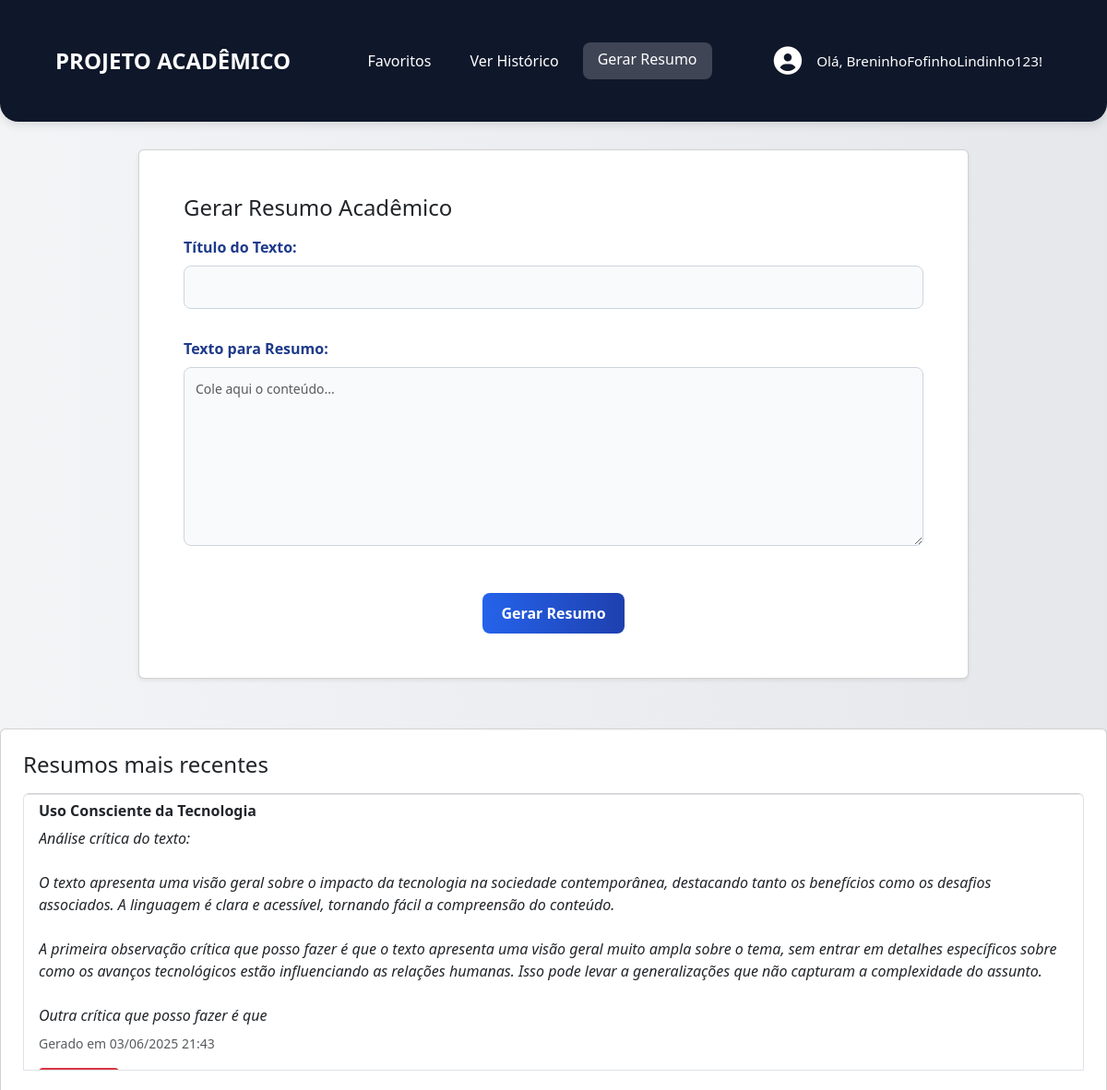
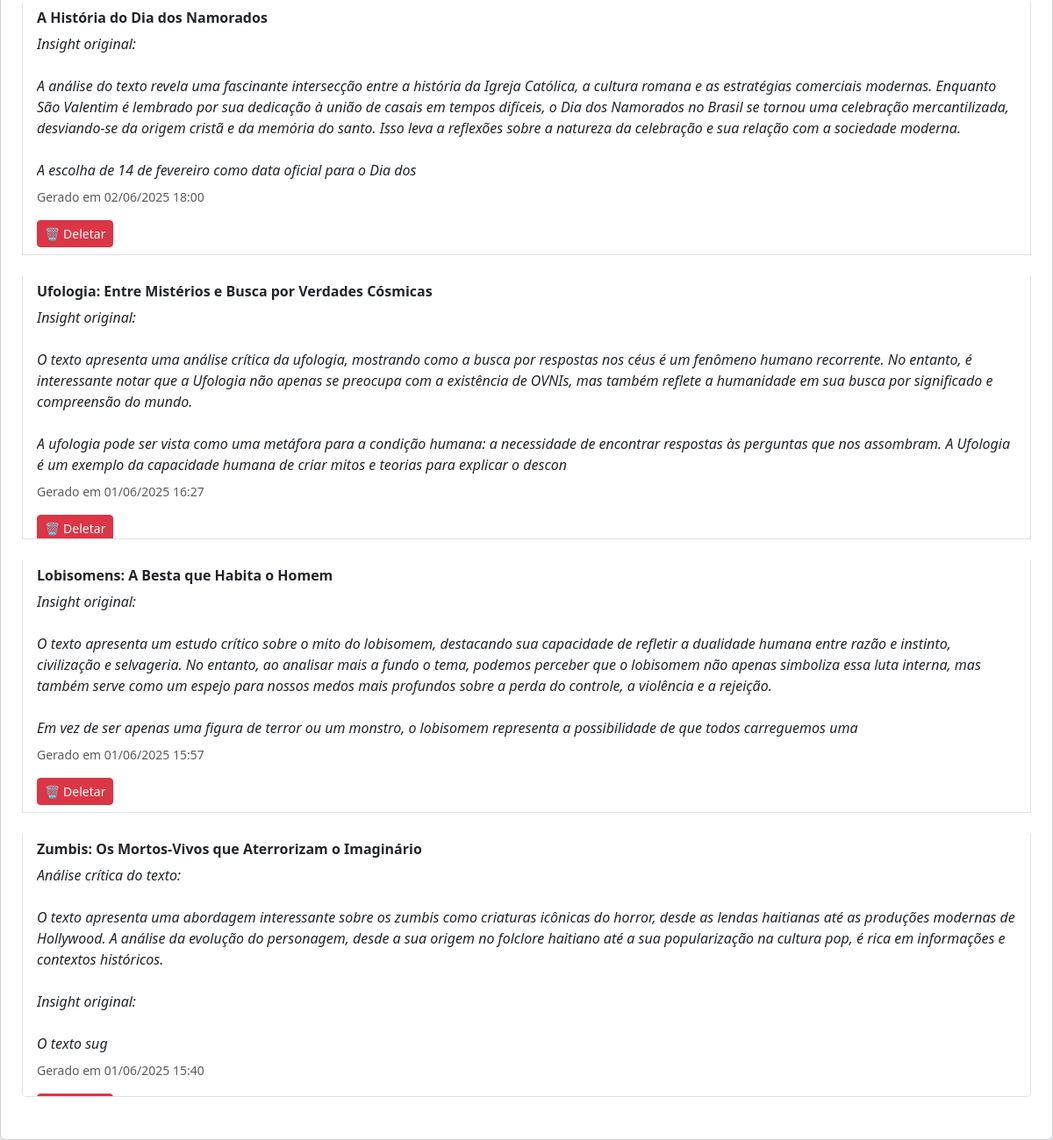
The page /index/ (signed in) on the database as committed earlier (2 pictures, top to bottom).
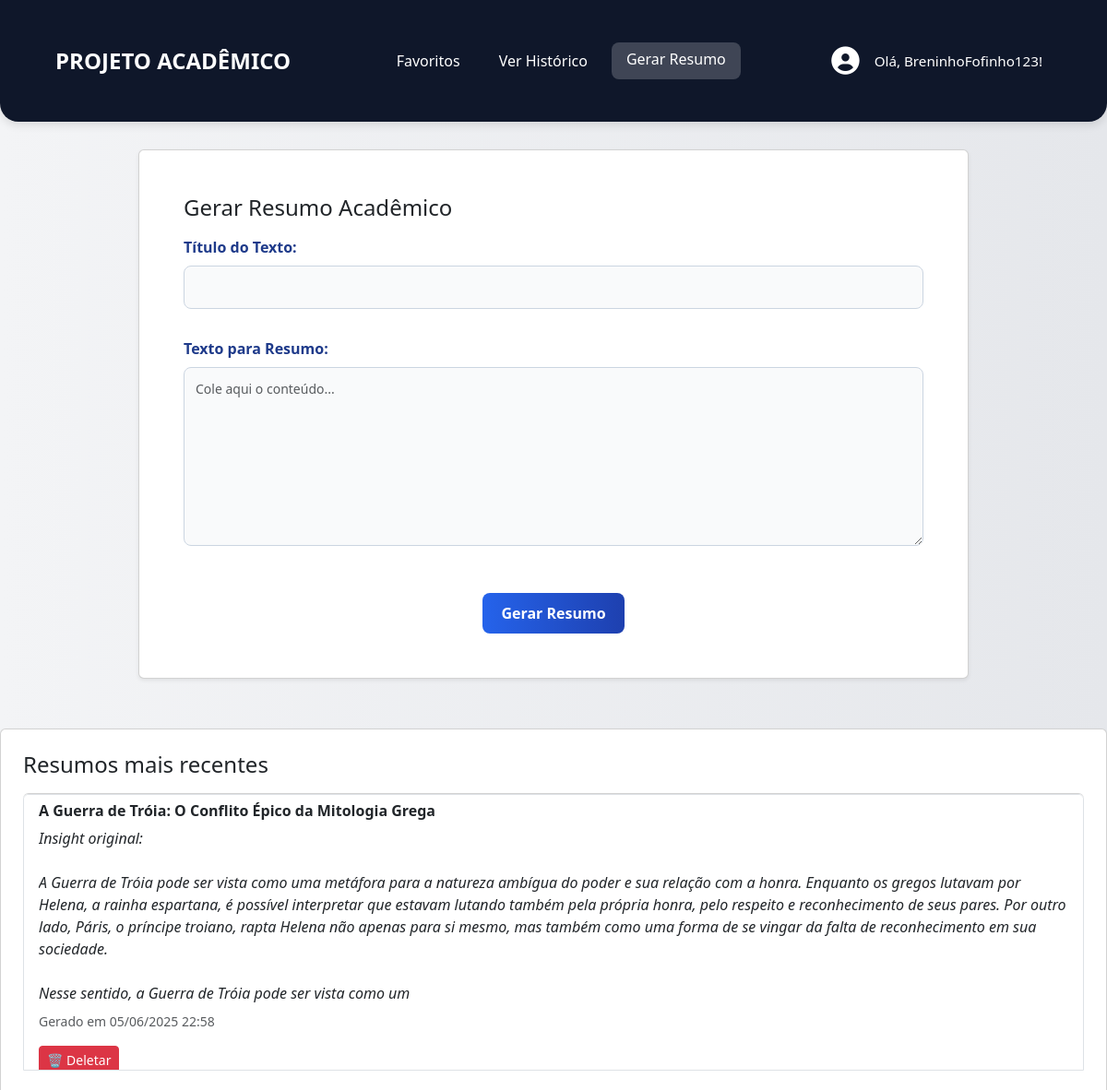
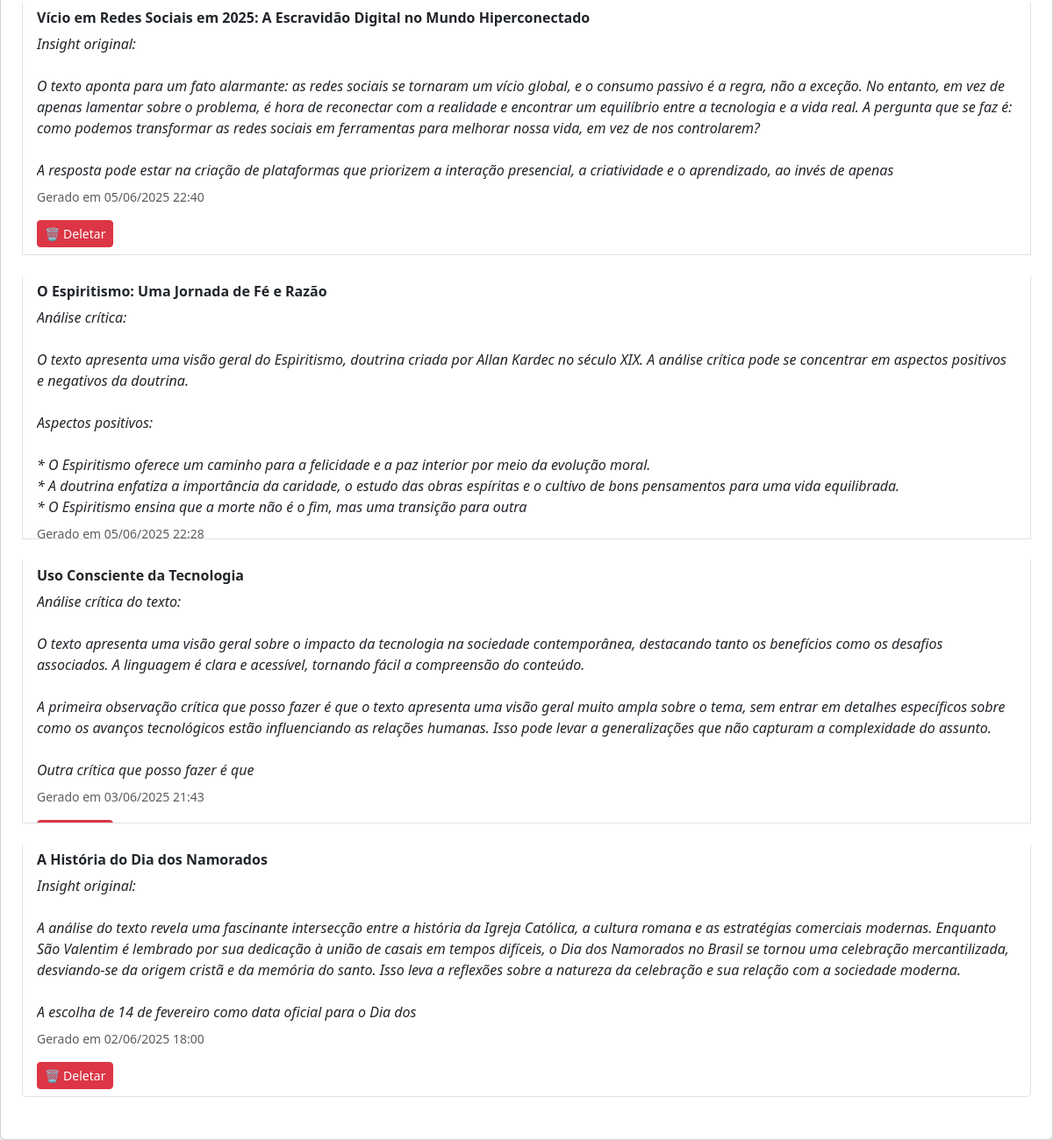
The same page on the database as committed later (2 pictures, top to bottom).
### meu_app/models.py (models this page shows)
class Usuario(models.Model):
    nome = models.CharField(max_length=100)
    email = models.EmailField(unique=True)
    senha = models.CharField(max_length=100)
    def __str__(self):
        return self.nome

class ResumoGerado(models.Model):
    texto_original = models.ForeignKey(TextoOriginal, on_delete=models.CASCADE)
    resumo = models.TextField()
    data_criacao = models.DateTimeField(auto_now_add=True)
    foi_exportado_pdf = models.BooleanField(default=False)

class TextoOriginal(models.Model):
    usuario = models.ForeignKey(Usuario, on_delete=models.CASCADE)
    titulo = models.CharField(max_length=200)
    conteudo = models.TextField()
    data_envio = models.DateTimeField(auto_now_add=True)

### meu_app/views.py (the view, shortened to what this page needs)
# urls.py: path('index/', views.index, name='index'),
def index(request):
    usuario_id = request.session.get('usuario_id')
    if not usuario_id:
        return redirect('login')
    usuario = get_object_or_404(Usuario, pk=usuario_id)
    usuario = Usuario.objects.get(id=request.session['usuario_id'])
    resumos = ResumoGerado.objects.filter(texto_original__usuario=usuario).order_by("-data_criacao")[:5]
    return render(request, "meu_app/index.html", {
        "usuario": usuario,
        "resumos": resumos
    })

### meu_app/templates/meu_app/index.html (shortened to what this page needs)
{% load static %}
<!DOCTYPE html>
<html lang="pt-br">
<head>
    <link rel="stylesheet" href="https://cdnjs.cloudflare.com/ajax/libs/font-awesome/6.5.0/css/all.min.css">
    <link rel="stylesheet" href="https://cdn.jsdelivr.net/npm/bootstrap@5.3.0/dist/css/bootstrap.min.css">
    <link rel="stylesheet" href="{% static 'meu_app/style.css' %}">
</head>
<body>
        <header class="cabecalho p-3">
            <div class="container d-flex flex-wrap justify-content-between align-items-center">
                <a href="{% url 'index' %}" class="logo text-white text-decoration-none fs-4 fw-bold">
                    PROJETO ACADÊMICO
                </a>
                <nav class="nav">
                    <a href="#" class="nav-link text-white px-3">Favoritos</a>
                    <a href="{% url 'historico' %}" class="nav-link text-white px-3 {% if request.path == '/historico/' %}active-link{% endif %}">Ver Histórico</a>
                    <a href="{% url 'index' %}" class="nav-link text-white px-3 {% if request.path == '/index/' %}active-link{% endif %}">Gerar Resumo</a>
                </nav>
                <div class="perfil d-flex align-items-center">
                    <i class="fas fa-user-circle fa-2x me-2 text-white"></i>
                    <a href="{% url 'perfil' usuario.id %}" class="nav-link text-white p-0">Olá, {{ usuario }}!</a>
                </div>
            </div>
        </header>
        <main class="flex-fill">
            <div class="container my-6" style="display: flex; justify-content: center;">
              <div class="card p-5 mb-4 shadow-sm" style="width:100%; max-width: 900px;">
                <h4 class="mb-3">Gerar Resumo Acadêmico</h4>
                <form method="post" class="formulario-resumo">
                  <div class="mb-3">
                    <label for="titulo" class="form-label">Título do Texto:</label>
                    <input type="text" name="titulo" class="form-control" required>
                  </div>
                  <div class="mb-3">
                    <label for="conteudo" class="form-label">Texto para Resumo:</label>
                    <textarea name="conteudo" class="form-control" rows="8" placeholder="Cole aqui o conteúdo..." required></textarea>
                  </div>
                  <div style="display: flex; justify-content: center;">
                    <button type="submit" class="btn btn-primary">Gerar Resumo</button>
                  </div>
                </form>
              </div>
            </div>
            {% if resumos %}
            <div class="card p-4 shadow-sm">
                <h4 class="mb-3">Resumos mais recentes</h4>
                <ul class="list-group">
                {% for resumo in resumos %}
                    <li class="list-group-item mb-4">
                      <h6 class="fw-bold mb-2">{{ resumo.texto_original.titulo }}</h6>
                      <p class="mb-2"><em>{{ resumo.resumo }}</em></p>
                      <small class="text-muted d-block mb-3">Gerado em {{ resumo.data_criacao|date:"d/m/Y H:i" }}</small>
                            <button type="button"
                                class="btn btn-danger btn-sm"
                                data-bs-toggle="modal"
                                data-bs-target="#modalConfirmacao"
                                data-resumo-id="{{ resumo.id }}"
                                data-titulo="{{ resumo.texto_original.titulo }}">
                                🗑️ Deletar
                            </button>
                    </li>
                {% endfor %}
                </ul>
            </div>
            {% else %}
                <p class="text-center">Você ainda não gerou nenhum resumo.</p>
            {% endif %}
        </main>
</body>
</html>

Rows that differ between the two databases and show on the page:
no longer on this page (row unchanged): ResumoGerado: texto_original.titulo "Ufologia: Entre Mistérios e Busca por Verdades Cósmicas", resumo "Insight original: O texto apresenta uma análise crítica da ufologia, mostrando como a busca por respostas nos céus é um fenômeno humano recorrente. No entanto, é interessante notar que a Ufologia não apenas se preocupa com a existência de OVNIs, mas também reflete a humanidade em sua busca por significado e compreensão do mundo. A ufologia pode ser vista como uma metáfora para a condição humana: a necessidade de encontrar respostas às perguntas que nos assombram. A Ufologia é um exemplo da capacidade humana de criar mitos e teorias para explicar o descon", data_criacao "01/06/2025 16:27"
no longer on this page (row unchanged): ResumoGerado: texto_original.titulo "Lobisomens: A Besta que Habita o Homem", resumo "Insight original: O texto apresenta um estudo crítico sobre o mito do lobisomem, destacando sua capacidade de refletir a dualidade humana entre razão e instinto, civilização e selvageria. No entanto, ao analisar mais a fundo o tema, podemos perceber que o lobisomem não apenas simboliza essa luta interna, mas também serve como um espejo para nossos medos mais profundos sobre a perda do controle, a violência e a rejeição. Em vez de ser apenas uma figura de terror ou um monstro, o lobisomem representa a possibilidade de que todos carreguemos uma", data_criacao "01/06/2025 15:57"
removed ResumoGerado: texto_original.titulo "Zumbis: Os Mortos-Vivos que Aterrorizam o Imaginário", resumo "Análise crítica do texto: O texto apresenta uma abordagem interessante sobre os zumbis como criaturas icônicas do horror, desde as lendas haitianas até as produções modernas de Hollywood. A análise da evolução do personagem, desde a sua origem no folclore haitiano até a sua popularização na cultura pop, é rica em informações e contextos históricos. Insight original: O texto sug…", data_criacao "01/06/2025 15:40"
changed Usuario: nome "BreninhoFofinhoLindinho123" → "BreninhoFofinho123"
added ResumoGerado: texto_original.titulo "A Guerra de Tróia: O Conflito Épico da Mitologia Grega", resumo "Insight original: A Guerra de Tróia pode ser vista como uma metáfora para a natureza ambígua do poder e sua relação com a honra. Enquanto os gregos lutavam por Helena, a rainha espartana, é possível interpretar que estavam lutando também pela própria honra, pelo respeito e reconhecimento de seus pares. Por outro lado, Páris, o príncipe troiano, rapta Helena não apenas para si mesmo, mas também como uma forma de se vingar da falta de reconhecimento em sua sociedade. Nesse sentido, a Guerra de Tróia pode ser vista como um…", data_criacao "05/06/2025 22:58"
added ResumoGerado: texto_original.titulo "Vício em Redes Sociais em 2025: A Escravidão Digital no Mundo Hiperconectado", resumo "Insight original: O texto aponta para um fato alarmante: as redes sociais se tornaram um vício global, e o consumo passivo é a regra, não a exceção. No entanto, em vez de apenas lamentar sobre o problema, é hora de reconectar com a realidade e encontrar um equilíbrio entre a tecnologia e a vida real. A pergunta que se faz é: como podemos transformar as redes sociais em ferramentas para melhorar nossa vida, em vez de nos controlarem? A resposta pode estar na criação de plataformas que priorizem a interação presencial, a criatividade e o aprendizado, ao invés de apenas", data_criacao "05/06/2025 22:40"
added ResumoGerado: texto_original.titulo "O Espiritismo: Uma Jornada de Fé e Razão", resumo "Análise crítica: O texto apresenta uma visão geral do Espiritismo, doutrina criada por Allan Kardec no século XIX. A análise crítica pode se concentrar em aspectos positivos e negativos da doutrina. Aspectos positivos: * O Espiritismo oferece um caminho para a felicidade e a paz interior por meio da evolução moral. * A doutrina enfatiza a importância da caridade, o estudo das obras espíritas e o cultivo de bons pensamentos para uma vida equilibrada. * O Espiritismo ensina que a morte não é o fim, mas uma transição para outra", data_criacao "05/06/2025 22:28"
